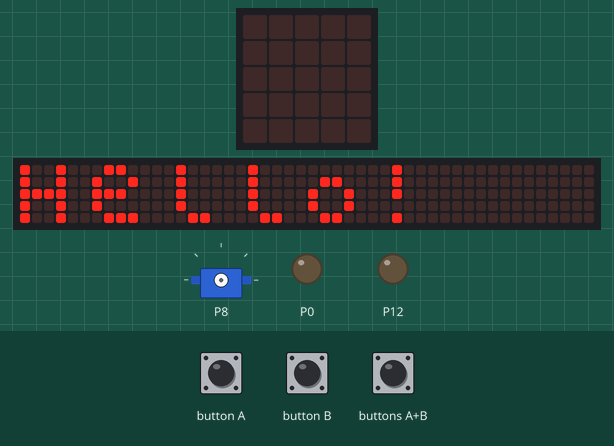
Simulated run of this program. Board: BBC micro:bit (MakeCode). Parts: the board's 5×5 LED display, a strip that is not on the board, showing the scrolling text unrolled, servo, output pins drawn as LEDs (lit = HIGH). The inputs (shaded band) are chosen by the test bench. The 48×5 strip is a reading aid, not a part: it shows the text the display is scrolling, unrolled, one strip-width of it at a time.

Above: at 5.6 s.
7.6 s: button A pressed for 0.15 s
At 8.6 s:
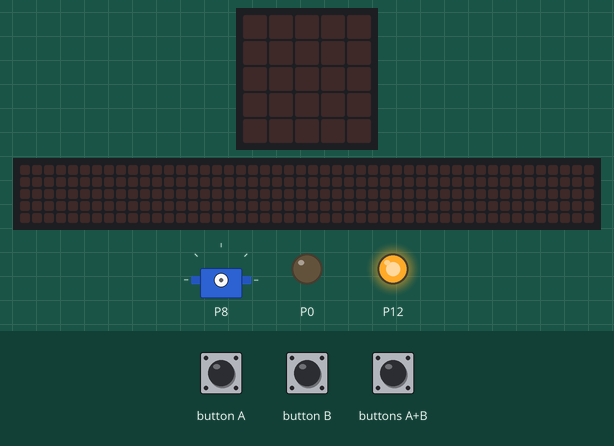
9.2 s: button B pressed for 0.15 s
At 9.8 s:
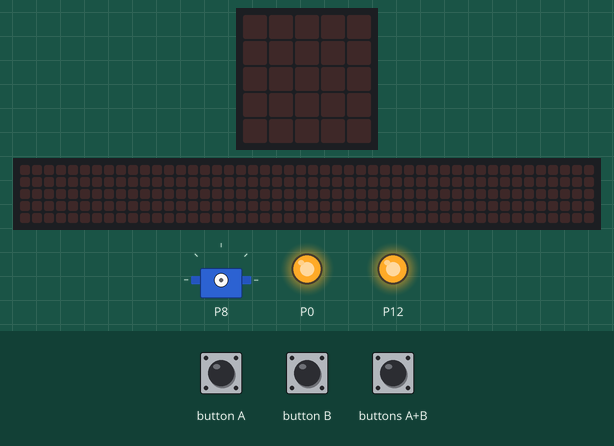
10.8 s: buttons A+B pressed for 0.15 s
Timing chart, 0 to 13.8 s (numbered marks = the images above; inputs shaded):
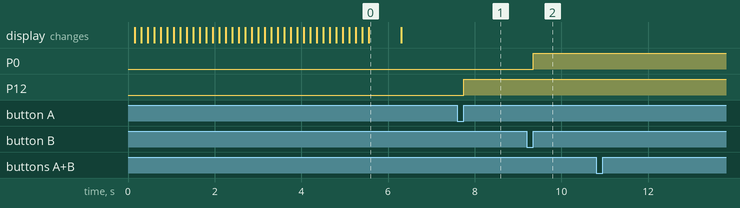

The program:

main.ts
```typescript
pins.onPulsed(DigitalPin.P12, PulseValue.High, function () {
    pins.servoWritePin(AnalogPin.P14, 58)
})
input.onButtonPressed(Button.A, function () {
    pins.analogWritePin(AnalogPin.P12, 1023)
})
input.onButtonPressed(Button.AB, function () {
    pins.servoWritePin(AnalogPin.P8, 180)
})
input.onButtonPressed(Button.B, function () {
    pins.digitalWritePin(DigitalPin.P0, 1)
})
basic.showString("Hello!")
```

test.ts
```typescript
// aquí va el archivo "tests"; esto no se compilará cuando este paquete se utilice como una extensión.
```

Measured:
- after the input at 7.6 s, P12: LOW → HIGH after 0.15 s
- after the input at 9.2 s, P0: LOW → HIGH after 0.15 s
- what the display in image 0 shows lasts 0.7 s, from 5.6 s to 6.3 s
